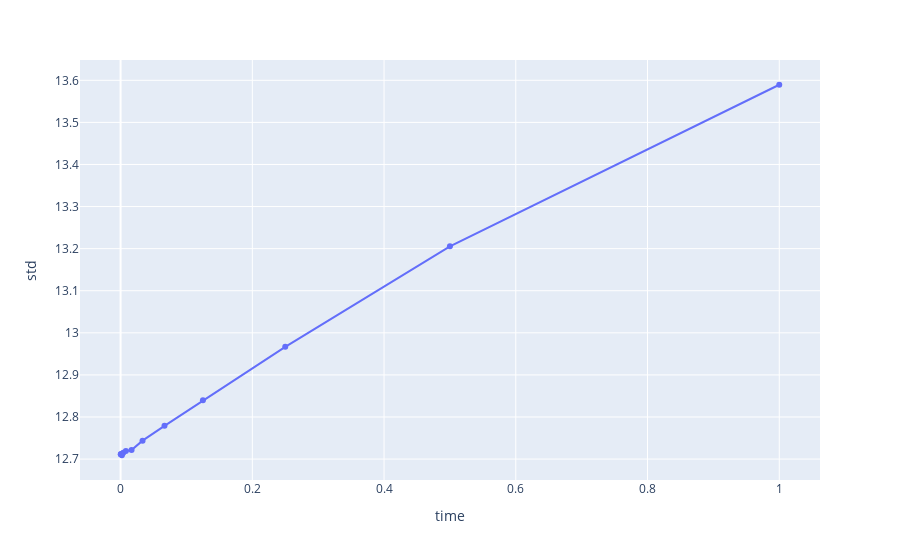

The code cell stored with this chart in its notebook:
### Code cell
px.line(m11_36[m11_36['iso'] == 3200], x='time', y='std', markers=True)

### Figure 1 — Plotly figure (JSON) as saved in the notebook; plotly's stock layout.template omitted (floating-point values rounded to 4 significant figures)
{"data": [{"hovertemplate": "time=%{x}<br>std=%{y}<extra></extra>", "legendgroup": "", "line": {"color": "#636efa", "dash": "solid"}, "marker": {"symbol": "circle"}, "mode": "markers+lines", "name": "", "orientation": "v", "showlegend": false, "type": "scatter", "x": [1, 0.5, 0.25, 0.125, 0.06667, 0.03333, 0.01667, 0.008, 0.004, 0.002, 0.001, 0.0005, 0.00025], "xaxis": "x", "y": [13.59, 13.21, 12.97, 12.84, 12.78, 12.74, 12.72, 12.72, 12.72, 12.71, 12.71, 12.71, 12.71], "yaxis": "y"}], "layout": {"autosize": true, "legend": {"tracegroupgap": 0}, "margin": {"t": 60}, "xaxis": {"anchor": "y", "autorange": true, "domain": [0, 1], "range": [-0.05979, 1.06], "title": {"text": "time"}, "type": "linear"}, "yaxis": {"anchor": "x", "autorange": true, "domain": [0, 1], "range": [12.64, 13.66], "title": {"text": "std"}, "type": "linear"}}}
